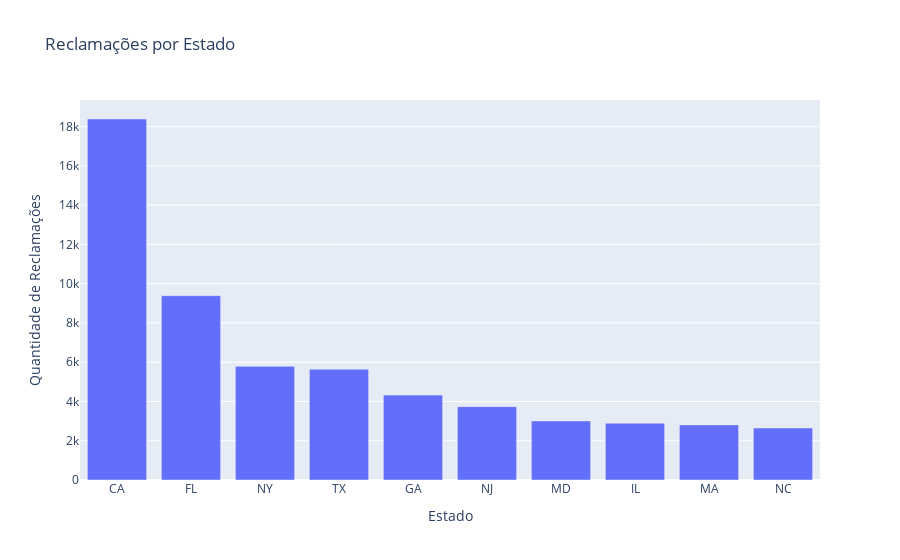

The cell this chart's notebook holds for it:
### Markdown cell above
### Ranking dos estados com mais reclamações.

### Code cell
import plotly.express as px

fig = px.bar(df['State'].value_counts().head(10), title='Reclamações por Estado')
fig.update_yaxes(title_text='Quantidade de Reclamações')
fig.update_xaxes(title_text='Estado')
fig.update_layout(showlegend=False)
fig.show()

### Figure 1 — Plotly figure (JSON) as saved in the notebook; plotly's stock layout.template omitted (floating-point values rounded to 4 significant figures)
{"data": [{"alignmentgroup": "True", "hovertemplate": "variable=count<br>State=%{x}<br>value=%{y}<extra></extra>", "legendgroup": "count", "marker": {"color": "#636efa", "pattern": {"shape": ""}}, "name": "count", "offsetgroup": "count", "orientation": "v", "showlegend": true, "textposition": "auto", "type": "bar", "x": ["CA", "FL", "NY", "TX", "GA", "NJ", "MD", "IL", "MA", "NC"], "xaxis": "x", "y": [18387, 9387, 5788, 5640, 4323, 3737, 3008, 2894, 2807, 2647], "yaxis": "y"}], "layout": {"barmode": "relative", "legend": {"title": {"text": "variable"}, "tracegroupgap": 0}, "showlegend": false, "title": {"text": "Reclamações por Estado"}, "xaxis": {"anchor": "y", "domain": [0, 1], "title": {"text": "Estado"}}, "yaxis": {"anchor": "x", "domain": [0, 1], "title": {"text": "Quantidade de Reclamações"}}}}
